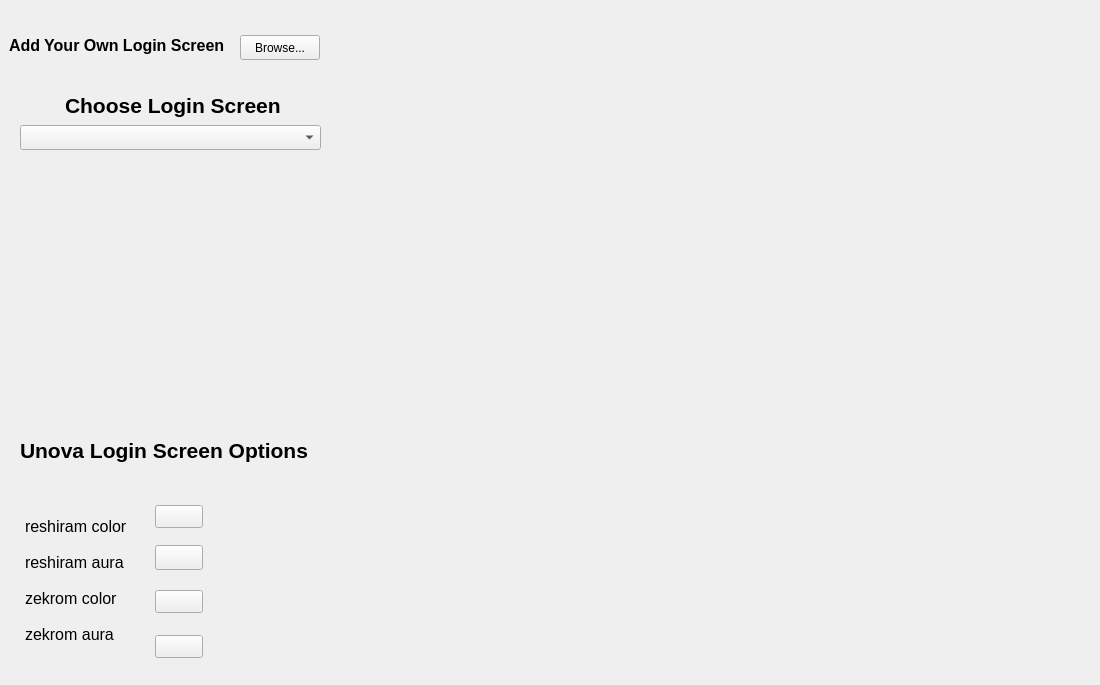
    <widget class="QWidget" name="LoginScreen">
     <attribute name="title">
      <string>Login Screen</string>
     </attribute>
     <widget class="QFrame" name="unovaLoginOptions">
      <property name="geometry">
       <rect>
        <x>5</x>
        <y>415</y>
        <width>340</width>
        <height>261</height>
       </rect>
      </property>
      <property name="frameShape">
       <enum>QFrame::NoFrame</enum>
      </property>
      <widget class="QLabel" name="label_8">
       <property name="geometry">
        <rect>
         <x>20</x>
         <y>65</y>
         <width>181</width>
         <height>201</height>
        </rect>
       </property>
       <property name="font">
        <font>
         <pointsize>12</pointsize>
        </font>
       </property>
       <property name="text">
        <string>reshiram color

reshiram aura

zekrom color

zekrom aura</string>
       </property>
      </widget>
      <widget class="QLabel" name="label_9">
       <property name="geometry">
        <rect>
         <x>15</x>
         <y>15</y>
         <width>311</width>
         <height>41</height>
        </rect>
       </property>
       <property name="font">
        <font>
         <pointsize>16</pointsize>
         <weight>75</weight>
         <bold>true</bold>
        </font>
       </property>
       <property name="text">
        <string>Unova Login Screen Options</string>
       </property>
      </widget>
      <widget class="KColorButton" name="zekromColor">
       <property name="geometry">
        <rect>
         <x>150</x>
         <y>175</y>
         <width>48</width>
         <height>23</height>
        </rect>
       </property>
      </widget>
      <widget class="KColorButton" name="reshiramColor">
       <property name="geometry">
        <rect>
         <x>150</x>
         <y>90</y>
         <width>48</width>
         <height>23</height>
        </rect>
       </property>
      </widget>
      <widget class="KColorButton" name="zekromAura">
       <property name="geometry">
        <rect>
         <x>150</x>
         <y>220</y>
         <width>48</width>
         <height>23</height>
        </rect>
       </property>
      </widget>
      <widget class="KColorButton" name="reshiramAura">
       <property name="geometry">
        <rect>
         <x>150</x>
         <y>130</y>
         <width>48</width>
         <height>25</height>
        </rect>
       </property>
      </widget>
     </widget>
     <widget class="QFrame" name="addOwnLogin">
      <property name="geometry">
       <rect>
        <x>5</x>
        <y>15</y>
        <width>436</width>
        <height>66</height>
       </rect>
      </property>
      <property name="frameShape">
       <enum>QFrame::NoFrame</enum>
      </property>
      <widget class="QLabel" name="label_2">
       <property name="geometry">
        <rect>
         <x>4</x>
         <y>15</y>
         <width>241</width>
         <height>30</height>
        </rect>
       </property>
       <property name="font">
        <font>
         <pointsize>12</pointsize>
         <weight>75</weight>
         <bold>true</bold>
        </font>
       </property>
       <property name="text">
        <string>Add Your Own Login Screen</string>
       </property>
      </widget>
      <widget class="QPushButton" name="loginBrowse">
       <property name="geometry">
        <rect>
         <x>235</x>
         <y>20</y>
         <width>80</width>
         <height>25</height>
        </rect>
       </property>
       <property name="text">
        <string>Browse...</string>
       </property>
      </widget>
     </widget>
     <widget class="QFrame" name="chooseLogin">
      <property name="geometry">
       <rect>
        <x>5</x>
        <y>90</y>
        <width>340</width>
        <height>320</height>
       </rect>
      </property>
      <property name="frameShape">
       <enum>QFrame::NoFrame</enum>
      </property>
      <widget class="QComboBox" name="loginDrop">
       <property name="geometry">
        <rect>
         <x>15</x>
         <y>35</y>
         <width>301</width>
         <height>25</height>
        </rect>
       </property>
      </widget>
      <widget class="QLabel" name="label">
       <property name="geometry">
        <rect>
         <x>60</x>
         <y>-10</y>
         <width>226</width>
         <height>51</height>
        </rect>
       </property>
       <property name="font">
        <font>
         <pointsize>16</pointsize>
         <weight>75</weight>
         <bold>true</bold>
        </font>
       </property>
       <property name="text">
        <string>Choose Login Screen</string>
       </property>
      </widget>
     </widget>
     <widget class="QFrame" name="loginPreviewFrame">
      <property name="geometry">
       <rect>
        <x>360</x>
        <y>170</y>
        <width>731</width>
        <height>506</height>
       </rect>
      </property>
      <property name="frameShape">
       <enum>QFrame::NoFrame</enum>
      </property>
      <widget class="QWidget" name="loginPreview" native="true">
       <property name="geometry">
        <rect>
         <x>5</x>
         <y>5</y>
         <width>721</width>
         <height>496</height>
        </rect>
       </property>
      </widget>
     </widget>
    </widget>
